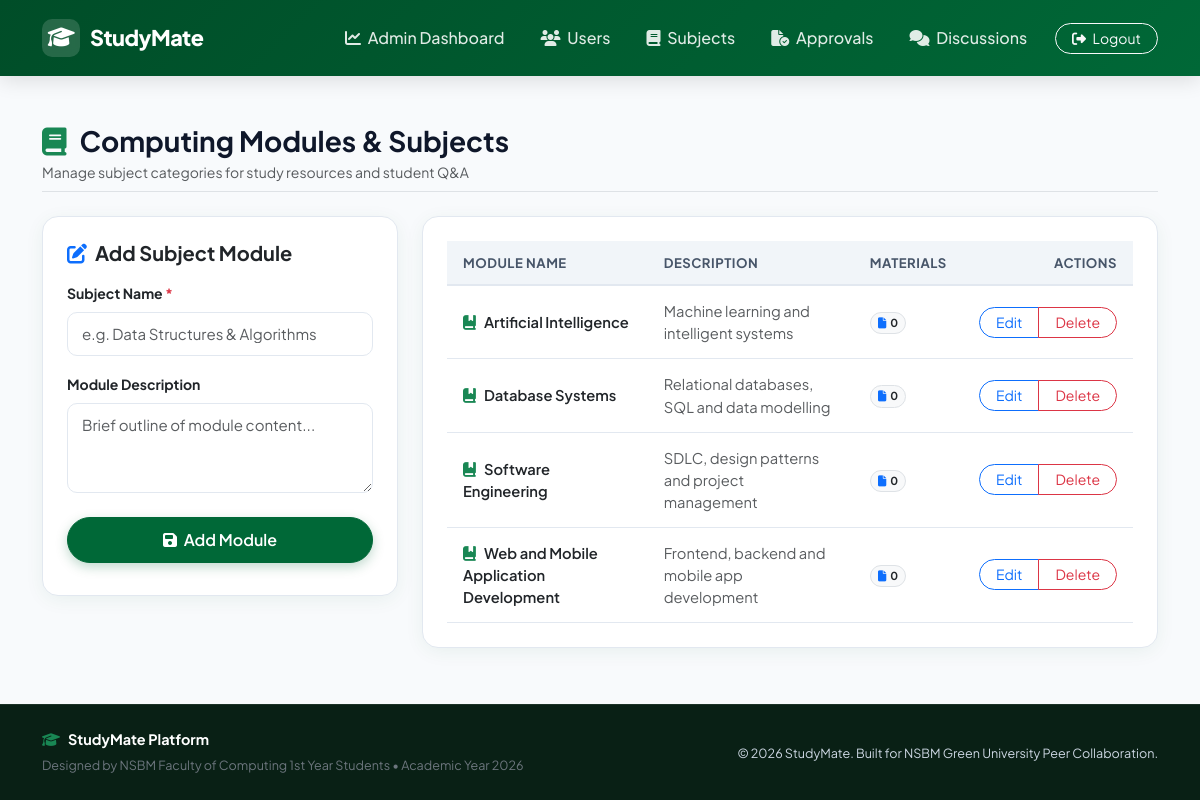
/admin/manage_subjects.php (signed in), run on the app's committed database.
### tables this page shows
CREATE TABLE subjects (
    subject_id INT AUTO_INCREMENT PRIMARY KEY,
    subject_name VARCHAR(100) NOT NULL,
    description VARCHAR(255),
    created_at TIMESTAMP DEFAULT CURRENT_TIMESTAMP
);

### includes/auth.php (called while the page is built, shortened)
<?php
function is_logged_in() {
    return isset($_SESSION['user_id']);
}
function is_admin() {
    return is_logged_in() && $_SESSION['role'] === 'admin';
}
?>

### admin/manage_subjects.php (the view, shortened to what this page needs)
<?php
require_once __DIR__ . '/../includes/auth.php';
require_once __DIR__ . '/../config/db.php';
$editSubject = null;
$subjects = $conn->query("SELECT s.*, (SELECT COUNT(*) FROM materials m WHERE m.subject_id = s.subject_id) AS material_count FROM subjects s ORDER BY s.subject_name");
$base = '../';
include __DIR__ . '/../includes/header.php';
?>
<div class="d-flex align-items-center justify-content-between mb-4 pb-2 border-bottom">
  <div>
    <h3 class="fw-bold mb-1"><i class="fa-solid fa-book text-success me-2"></i> Computing Modules &amp; Subjects</h3>
    <p class="text-muted small mb-0">Manage subject categories for study resources and student Q&amp;A</p>
  </div>
</div>
<div class="row g-4">
  <div class="col-lg-4">
    <div class="card card-sm p-4">
      <h5 class="fw-bold mb-3"><i class="fa-solid fa-pen-to-square text-primary me-2"></i><?php echo $editSubject ? 'Edit Subject' : 'Add Subject Module'; ?></h5>
      <form method="POST">
        <div class="mb-3">
          <label class="form-label small fw-bold">Subject Name <span class="text-danger">*</span></label>
          <input type="text" name="subject_name" class="form-control" placeholder="e.g. Data Structures &amp; Algorithms" required
                 value="<?php echo $editSubject ? htmlspecialchars($editSubject['subject_name']) : ''; ?>">
        </div>
        <div class="mb-4">
          <label class="form-label small fw-bold">Module Description</label>
          <textarea name="description" class="form-control" rows="3" placeholder="Brief outline of module content..."><?php echo $editSubject ? htmlspecialchars($editSubject['description']) : ''; ?></textarea>
        </div>
        <button type="submit" class="btn btn-sm-primary w-100 rounded-pill mb-2"><i class="fa-solid fa-save me-1"></i> <?php echo $editSubject ? 'Update Module' : 'Add Module'; ?></button>
      </form>
    </div>
  </div>
  <div class="col-lg-8">
    <div class="card card-sm p-4">
      <div class="table-responsive">
        <table class="table table-custom">
          <thead>
            <tr>
              <th>Module Name</th>
              <th>Description</th>
              <th>Materials</th>
              <th class="text-end">Actions</th>
            </tr>
          </thead>
          <tbody>
          <?php while ($s = $subjects->fetch_assoc()): ?>
            <tr>
              <td class="fw-semibold text-dark"><i class="fa-solid fa-book-bookmark text-success me-2"></i><?php echo htmlspecialchars($s['subject_name']); ?></td>
              <td class="text-muted small"><?php echo htmlspecialchars($s['description']); ?></td>
              <td><span class="badge bg-light text-dark border px-2.5 py-1 rounded-pill"><i class="fa-solid fa-file me-1 text-primary"></i><?php echo $s['material_count']; ?></span></td>
              <td class="text-end">
                <div class="btn-group">
                  <a href="?action=edit&id=<?php echo $s['subject_id']; ?>" class="btn btn-sm btn-outline-primary rounded-start-pill px-3">Edit</a>
                  <a href="?action=delete&id=<?php echo $s['subject_id']; ?>" class="btn btn-sm btn-outline-danger rounded-end-pill px-3" onclick="return confirm('Are you sure you want to delete this subject module?');">Delete</a>
                </div>
              </td>
            </tr>
          <?php endwhile; ?>
          </tbody>
        </table>
      </div>
    </div>
  </div>
</div>
<?php include __DIR__ . '/../includes/footer.php'; ?>

### includes/header.php (shortened to what this page needs)
<?php require_once __DIR__ . '/auth.php'; ?>
<!DOCTYPE html>
<html lang="en">
<head>
<link href="https://cdn.jsdelivr.net/npm/bootstrap@5.3.3/dist/css/bootstrap.min.css" rel="stylesheet">
<link href="https://cdnjs.cloudflare.com/ajax/libs/font-awesome/6.5.1/css/all.min.css" rel="stylesheet">
<link href="<?php echo isset($base) ? $base : ''; ?>assets/css/style.css" rel="stylesheet">
</head>
<body>
<nav class="navbar navbar-expand-lg navbar-dark sm-navbar sticky-top">
  <div class="container">
    <a class="navbar-brand" href="<?php echo isset($base) ? $base : ''; ?>index.php">
      <span class="brand-icon-wrapper"><i class="fa-solid fa-graduation-cap"></i></span>
      <span>StudyMate</span>
    </a>
    <div class="collapse navbar-collapse" id="navMenu">
      <ul class="navbar-nav ms-auto align-items-lg-center gap-lg-1">
      <?php if (is_admin()): ?>
        <li class="nav-item"><a class="nav-link" href="<?php echo $base; ?>admin/dashboard.php"><i class="fa-solid fa-chart-line me-1"></i> Admin Dashboard</a></li>
        <li class="nav-item"><a class="nav-link" href="<?php echo $base; ?>admin/manage_users.php"><i class="fa-solid fa-users me-1"></i> Users</a></li>
        <li class="nav-item"><a class="nav-link" href="<?php echo $base; ?>admin/manage_subjects.php"><i class="fa-solid fa-book me-1"></i> Subjects</a></li>
        <li class="nav-item"><a class="nav-link" href="<?php echo $base; ?>admin/approve_materials.php"><i class="fa-solid fa-file-circle-check me-1"></i> Approvals</a></li>
        <li class="nav-item"><a class="nav-link" href="<?php echo $base; ?>admin/moderate_discussions.php"><i class="fa-solid fa-comments me-1"></i> Discussions</a></li>
        <li class="nav-item ms-lg-2"><a class="btn btn-sm btn-outline-light rounded-pill px-3" href="<?php echo $base; ?>logout.php"><i class="fa-solid fa-right-from-bracket me-1"></i> Logout</a></li>
      <?php endif; ?>
      </ul>
    </div>
  </div>
</nav>
<main class="py-4 py-md-5">
<div class="container">

### includes/footer.php (shortened to what this page needs)
</div>
</main>
<footer class="sm-footer text-center py-4 mt-auto">
  <div class="container">
    <div class="row align-items-center gy-3">
      <div class="col-md-6 text-md-start">
        <div class="fw-bold text-white mb-1"><i class="fa-solid fa-graduation-cap text-success me-2"></i>StudyMate Platform</div>
        <small class="text-secondary">Designed by NSBM Faculty of Computing 1st Year Students &bull; Academic Year 2026</small>
      </div>
      <div class="col-md-6 text-md-end">
        <small>&copy; <?php echo date('Y'); ?> StudyMate. Built for NSBM Green University Peer Collaboration.</small>
      </div>
    </div>
  </div>
</footer>
</body>
</html>

### assets/css/style.css (style rules this page uses)
:root { --sm-primary: #006837; --sm-primary-dark: #004d28; --sm-primary-light: #e6f4ed; --sm-accent: #f59e0b; --sm-accent-hover: #d97706; --sm-dark: #0f172a; --sm-slate: #475569; --sm-bg: #f8fafc; --sm-card-bg: #ffffff; --sm-border: #e2e8f0; --sm-shadow-sm: 0 1px 3px rgba(0, 0, 0, 0.05); --sm-shadow: 0 4px 20px -2px rgba(0, 104, 55, 0.08); --sm-shadow-lg: 0 10px 30px -5px rgba(0, 104, 55, 0.12); --sm-radius: 16px; --sm-radius-sm: 10px; }
body { background-color: var(--sm-bg); font-family: 'Plus Jakarta Sans', -apple-system, BlinkMacSystemFont, Segoe UI, Roboto, sans-serif; color: var(--sm-dark); min-height: 100vh; display: flex; flex-direction: column; -webkit-font-smoothing: antialiased; }
main { flex: 1; }
.sm-navbar { background: linear-gradient(135deg, var(--sm-primary-dark) 0%, var(--sm-primary) 100%) !important; box-shadow: 0 4px 20px rgba(0, 0, 0, 0.12); padding: 14px 0; }
.sm-navbar .navbar-brand { font-weight: 800; font-size: 1.35rem; letter-spacing: -0.5px; display: flex; align-items: center; gap: 10px; }
.sm-navbar .brand-icon-wrapper { background: rgba(255, 255, 255, 0.15); width: 38px; height: 38px; border-radius: 10px; display: inline-flex; align-items: center; justify-content: center; backdrop-filter: blur(4px); }
.sm-navbar .nav-link { font-weight: 500; padding: 8px 16px !important; border-radius: 8px; transition: all 0.2s ease; color: rgba(255, 255, 255, 0.88) !important; }
.card-sm { background: var(--sm-card-bg); border: 1px solid var(--sm-border); border-radius: var(--sm-radius); box-shadow: var(--sm-shadow); transition: all 0.25s cubic-bezier(0.4, 0, 0.2, 1); }
.btn-sm-primary { background-color: var(--sm-primary); border-color: var(--sm-primary); color: #ffffff; font-weight: 600; padding: 10px 22px; border-radius: 10px; transition: all 0.2s ease; box-shadow: 0 4px 12px rgba(0, 104, 55, 0.25); }
.form-control, .form-select { border-radius: 10px; border: 1.5px solid var(--sm-border); padding: 10px 14px; font-size: 0.94rem; transition: all 0.2s ease; }
.sm-footer { background: #092015; color: #cbd5e1; border-top: 1px solid rgba(255, 255, 255, 0.08); font-size: 0.9rem; }
.table-custom { margin-bottom: 0; }
.table-custom th { background-color: #f1f5f9; color: var(--sm-slate); font-weight: 700; font-size: 0.82rem; text-transform: uppercase; letter-spacing: 0.5px; padding: 12px 16px; border-bottom: 2px solid var(--sm-border); }
.table-custom td { padding: 14px 16px; vertical-align: middle; border-bottom: 1px solid var(--sm-border); font-size: 0.92rem; }

### data on the page
subjects: subject_name "Artificial Intelligence", description "Machine learning and intelligent systems", material_count "0"
subjects: subject_name "Database Systems", description "Relational databases, SQL and data modelling", material_count "0"
subjects: subject_name "Software Engineering", description "SDLC, design patterns and project management", material_count "0"
subjects: subject_name "Web and Mobile Application Development", description "Frontend, backend and mobile app development", material_count "0"
